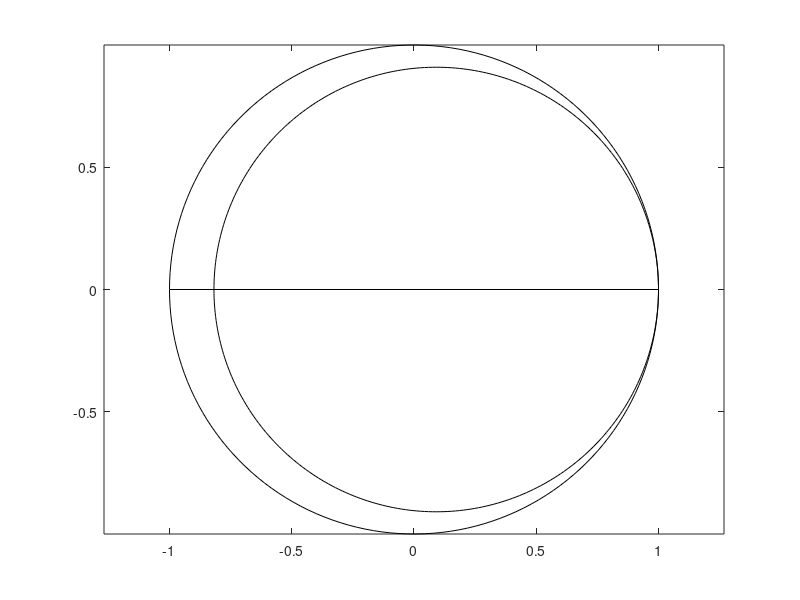

The MATLAB script that drew this image: (Note: this script raises an error after producing the figure.)
% CIRCULO REAL = 0 (Base da Carta)
theta=linspace(-pi,pi,180); %Angulo(Graus) -> gera 180 numeros de -pi a pi
a=1; %Raio do circulo
m=0; %centro do circulo
n=0; %Centro do circulo
Re=a*cos(theta) + m; %Parte Real
Im=a*sin(theta) + n; %Parte Imaginaria
z=Re+j*Im; %nummero complexo
plot(z,'k') 
axis('equal') 
%axis('off') % Tira o fundo branco
hold on

plot([-1 1],[0 0], 'k'); % Adiciona o eixo x

% CIRCULOS REFERENTES A PARTE REAL(m=1/r+1 n=0) 
rvalues=[0.1:0.5:4]; % Tem que ser um vetor "infinito"
avalues= [0.1:0.5:4];% Tem que ser um vetor "infinito"
k= [1:360];
phi=1:1:360;
theta=(phi*pi/180);

for r=rvalues
    m(k)=r./(1+r);
    n=0;
    a(k)=1./(1+r);
    Re(k)=a(k).*cos(theta) + m;
    Im(k)=a(k).*sin(theta) + n;
    z(k)=Re(k)+j.*Im(k);
    plot(z(k),'k')
    hold on
    xpos=z2gamma(r);
    num=num2str(r);
    h=text(xpos, 0, num,'FontSize',5);
    set (h,'VerticalAlignment','top','HorizontalAlignment','right');
end
                        
% CIRCULOS REFERENTES A PARTE IMAGINARIA(m=1 n=1/r+1)
xvalues=[0.1:0.5:4]; % Tem que ser um vetor "infinito"
for x=xvalues
    imcirc(x);
    imcirc(-x);
    xpos=real(z2gamma(i*x));
    ypos=imag(z2gamma(i*x));
    h=text([xpos xpos], [ypos -ypos],[num2str(x); num2str(x);],'FontSize',5);
     set(h(1),'VerticalAlignment', 'bottom');
     set(h(2),'VerticalAlignment', 'top');
     if xpos==0
        set(h, 'HorizontalAlignment', 'center');
     elseif xpos<0
        set (h, 'HorizontalAlignment', 'right');
     end  
end